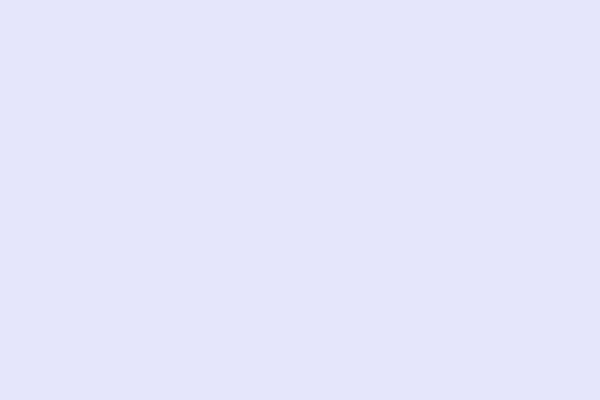
Frame 1 (no input)
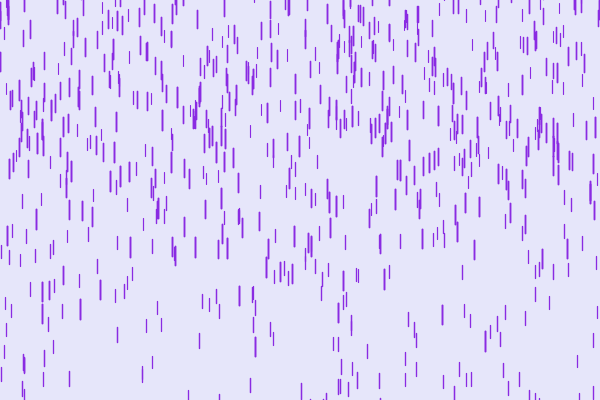
Frame 60 (the mouse pressed at the canvas centre just before this capture)
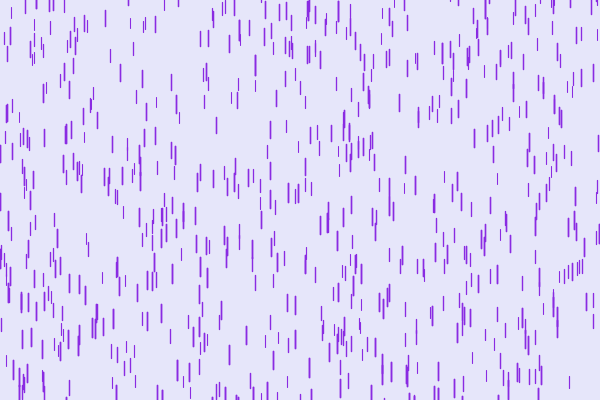
Frame 120 (the mouse held since frame 60 and released just before this capture)

The Processing sketch that drew these frames (run headless with seeded random() and noise(); from frame 60 on, the mouse is pressed at the canvas centre):

// Processing sketch: Purple_Rain
// ── Purple_Rain.pde

Drop[] drops = new Drop[1000];
void setup() {
  size(600, 400);
  for (int i = 0; i < drops.length; i++){
    drops[i] = new Drop();
  }
}

void draw() {
  background(230, 230, 250);
  for (int i = 0; i < drops.length; i++){
    drops[i].show();
    drops[i].fall();
  }
}










  

// ── Drop.pde
class Drop {
  float x = random(width);
  float y = random(-500, -100);
  float z = random(0, 20);
  float ylen = map(z, 0, 20, 10, 20);
  float yspeed = map(z, 0 , 20, 1, 20);

  
  void fall(){
    y = y + yspeed;
    float grav = map(z, 0, 20, 0, 0.2);
    yspeed = yspeed + grav;
    if (y > height) {
      y = random(-200, -100);
      yspeed = map(z, 0 , 20, 4, 10);
    }
  }
  
  void show(){
    float thick = map(z, 0, 20, 1, 2);
    strokeWeight(thick);
    stroke(138, 43, 226);
    line(x,y,x,y+ylen);
  }
  
}
